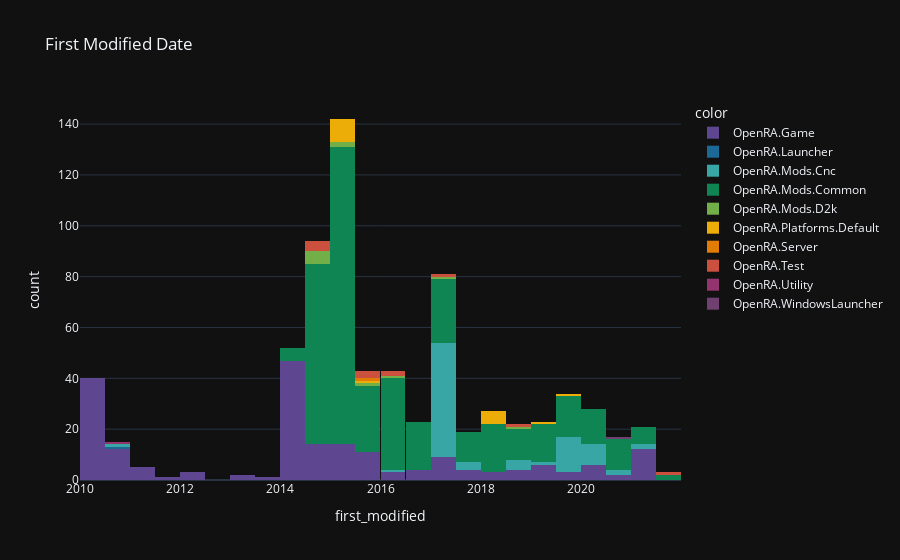

The notebook cell saved with this chart:
### Code cell
# Histogram of lines of code
fig = px.histogram(df_grouped,
                   x="first_modified",
                   color=df_grouped.index.get_level_values(1),
                   title='First Modified Date',
                   labels={'lines': 'Lines of Code'},
                   template=template,
                   color_discrete_sequence=theme)
fig.show()

### Figure 1 — Plotly figure (JSON) as saved in the notebook; plotly's stock layout.template omitted (floating-point values rounded to 4 significant figures; data arrays with more than 128 entries replaced by an {"elided": "..."} marker saying what was removed)
{"data": [{"alignmentgroup": "True", "bingroup": "x", "hovertemplate": "color=OpenRA.Game<br>first_modified=%{x}<br>count=%{y}<extra></extra>", "legendgroup": "OpenRA.Game", "marker": {"color": "rgb(95, 70, 144)", "pattern": {"shape": ""}}, "name": "OpenRA.Game", "offsetgroup": "OpenRA.Game", "orientation": "v", "showlegend": true, "type": "histogram", "x": {"elided": "206 str values"}, "xaxis": "x", "yaxis": "y"}, {"alignmentgroup": "True", "bingroup": "x", "hovertemplate": "color=OpenRA.Launcher<br>first_modified=%{x}<br>count=%{y}<extra></extra>", "legendgroup": "OpenRA.Launcher", "marker": {"color": "rgb(29, 105, 150)", "pattern": {"shape": ""}}, "name": "OpenRA.Launcher", "offsetgroup": "OpenRA.Launcher", "orientation": "v", "showlegend": true, "type": "histogram", "x": ["2010-10-26 03:04:49+13:00"], "xaxis": "x", "yaxis": "y"}, {"alignmentgroup": "True", "bingroup": "x", "hovertemplate": "color=OpenRA.Mods.Cnc<br>first_modified=%{x}<br>count=%{y}<extra></extra>", "legendgroup": "OpenRA.Mods.Cnc", "marker": {"color": "rgb(56, 166, 165)", "pattern": {"shape": ""}}, "name": "OpenRA.Mods.Cnc", "offsetgroup": "OpenRA.Mods.Cnc", "orientation": "v", "showlegend": true, "type": "histogram", "x": ["2017-02-02 09:34:12+02:00", "2017-02-12 01:08:31+01:00", "2017-02-12 01:08:31+01:00", "2018-12-25 13:57:57+01:00", "2017-02-12 01:08:31+01:00", "2017-02-02 21:14:03+01:00", "2019-12-09 01:56:41+01:00", "2019-11-25 22:52:26+01:00", "2010-09-09 23:43:29+12:00", "2017-10-22 16:25:32+00:00", "2017-02-12 01:08:31+01:00", "2017-02-12 01:08:31+01:00", "2019-12-09 01:56:41+01:00", "2017-05-24 21:12:12+00:00", "2017-05-24 21:12:12+00:00", "2017-05-24 21:12:12+00:00", "2017-06-09 15:58:00+00:00", "2017-05-24 21:12:12+00:00", "2017-05-24 21:12:12+00:00", "2019-12-09 01:57:06+01:00", "2019-12-01 17:17:36+01:00", "2021-01-10 09:49:52+01:00", "2017-06-09 15:58:00+00:00", "2020-04-25 21:08:11+02:00", "2019-12-01 17:17:36+01:00", "2017-05-24 21:12:12+00:00", "2017-05-24 21:12:12+00:00", "2017-05-24 21:12:12+00:00", "2020-07-26 10:40:30+10:00", "2017-05-24 21:12:12+00:00", "2017-05-24 21:12:12+00:00", "2017-05-24 21:12:12+00:00", "2020-01-31 14:54:57+01:00", "2020-01-31 14:54:57+01:00", "2017-02-12 01:08:31+01:00", "2017-06-09 15:58:00+00:00", "2017-06-09 15:58:00+00:00", "2017-06-09 15:58:00+00:00", "2020-06-20 20:59:04+02:00", "2016-06-11 18:53:55+02:00", "2017-02-12 01:08:31+01:00", "2019-11-18 23:56:31+01:00", "2020-10-08 22:42:06+01:00", "2019-12-01 17:17:36+01:00", "2019-11-18 23:56:31+01:00", "2019-11-18 23:56:31+01:00", "2017-02-02 21:14:03+01:00", "2017-02-04 17:48:55+00:00", "2017-02-12 01:08:31+01:00", "2020-01-31 14:54:57+01:00", "2017-02-12 01:08:31+01:00", "2018-07-05 21:12:30+00:00", "2017-02-12 01:08:31+01:00", "2019-08-26 10:04:39+01:00", "2018-12-25 13:57:57+01:00", "2017-03-26 18:27:11+00:00", "2017-02-12 01:08:31+01:00", "2017-10-22 16:25:32+00:00", "2017-02-12 01:08:31+01:00", "2017-02-12 01:08:31+01:00", "2017-02-12 01:08:31+01:00", "2017-02-12 01:08:31+01:00", "2017-02-12 01:08:31+01:00", "2017-02-12 01:08:31+01:00", "2019-05-04 21:07:44+03:00", "2017-07-14 02:28:01+02:00", "2018-07-03 22:11:20+00:00", "2020-05-07 20:48:26+02:00", "2020-01-31 14:54:57+01:00", "2019-11-18 23:18:34+01:00", "2019-11-18 23:18:34+01:00", "2017-04-20 20:50:04+02:00", "2017-02-02 21:14:03+01:00", "2017-04-20 20:50:04+02:00", "2017-02-02 21:14:03+01:00", "2017-02-02 21:14:03+01:00", "2017-02-02 21:14:03+01:00", "2017-05-24 21:12:12+00:00", "2019-11-18 23:18:34+01:00", "2021-01-10 09:49:52+01:00", "2020-04-25 21:08:11+02:00"], "xaxis": "x", "yaxis": "y"}, {"alignmentgroup": "True", "bingroup": "x", "hovertemplate": "color=OpenRA.Mods.Common<br>first_modified=%{x}<br>count=%{y}<extra></extra>", "legendgroup": "OpenRA.Mods.Common", "marker": {"color": "rgb(15, 133, 84)", "pattern": {"shape": ""}}, "name": "OpenRA.Mods.Common", "offsetgroup": "OpenRA.Mods.Common", "orientation": "v", "showlegend": true, "type": "histogram", "x": {"elided": "408 str values"}, "xaxis": "x", "yaxis": "y"}, {"alignmentgroup": "True", "bingroup": "x", "hovertemplate": "color=OpenRA.Mods.D2k<br>first_modified=%{x}<br>count=%{y}<extra></extra>", "legendgroup": "OpenRA.Mods.D2k", "marker": {"color": "rgb(115, 175, 72)", "pattern": {"shape": ""}}, "name": "OpenRA.Mods.D2k", "offsetgroup": "OpenRA.Mods.D2k", "orientation": "v", "showlegend": true, "type": "histogram", "x": ["2014-12-15 00:02:17+01:00", "2016-01-10 07:12:06+01:00", "2017-05-01 18:48:23+01:00", "2014-10-12 17:16:28+02:00", "2014-12-15 00:02:17+01:00", "2015-01-11 16:41:00+01:00", "2015-01-11 16:41:00+01:00", "2015-08-08 10:35:41+02:00", "2014-12-15 17:28:32+02:00", "2014-12-15 17:28:32+02:00", "2018-09-13 21:17:32+02:00"], "xaxis": "x", "yaxis": "y"}, {"alignmentgroup": "True", "bingroup": "x", "hovertemplate": "color=OpenRA.Platforms.Default<br>first_modified=%{x}<br>count=%{y}<extra></extra>", "legendgroup": "OpenRA.Platforms.Default", "marker": {"color": "rgb(237, 173, 8)", "pattern": {"shape": ""}}, "name": "OpenRA.Platforms.Default", "offsetgroup": "OpenRA.Platforms.Default", "orientation": "v", "showlegend": true, "type": "histogram", "x": ["2015-06-28 18:54:54+02:00", "2019-10-17 23:13:17+01:00", "2015-05-20 20:52:02+01:00", "2019-03-06 20:16:58+00:00", "2018-05-26 18:18:13+01:00", "2015-05-20 20:52:02+01:00", "2015-06-28 18:54:54+02:00", "2015-10-01 18:55:54+01:00", "2018-06-06 20:27:32+00:00", "2018-06-05 20:02:49+01:00", "2015-05-20 20:52:02+01:00", "2018-06-05 19:07:26+00:00", "2015-05-20 20:52:02+01:00", "2015-05-20 20:52:02+01:00", "2015-05-20 20:52:02+01:00", "2018-06-13 20:01:15+00:00", "2015-05-20 20:52:02+01:00"], "xaxis": "x", "yaxis": "y"}, {"alignmentgroup": "True", "bingroup": "x", "hovertemplate": "color=OpenRA.Server<br>first_modified=%{x}<br>count=%{y}<extra></extra>", "legendgroup": "OpenRA.Server", "marker": {"color": "rgb(225, 124, 5)", "pattern": {"shape": ""}}, "name": "OpenRA.Server", "offsetgroup": "OpenRA.Server", "orientation": "v", "showlegend": true, "type": "histogram", "x": ["2015-07-04 12:12:44+01:00"], "xaxis": "x", "yaxis": "y"}, {"alignmentgroup": "True", "bingroup": "x", "hovertemplate": "color=OpenRA.Test<br>first_modified=%{x}<br>count=%{y}<extra></extra>", "legendgroup": "OpenRA.Test", "marker": {"color": "rgb(204, 80, 62)", "pattern": {"shape": ""}}, "name": "OpenRA.Test", "offsetgroup": "OpenRA.Test", "orientation": "v", "showlegend": true, "type": "histogram", "x": ["2015-09-06 17:25:28+01:00", "2014-10-19 19:54:38+01:00", "2018-10-01 17:57:28+02:00", "2015-08-03 17:34:31+02:00", "2014-10-19 19:54:38+01:00", "2014-10-19 19:54:38+01:00", "2014-10-19 19:54:38+01:00", "2016-02-26 22:41:14+00:00", "2016-01-09 13:49:38+00:00", "2021-10-10 12:41:54+01:00", "2017-04-11 01:26:38-05:00", "2015-11-01 18:25:22+00:00"], "xaxis": "x", "yaxis": "y"}, {"alignmentgroup": "True", "bingroup": "x", "hovertemplate": "color=OpenRA.Utility<br>first_modified=%{x}<br>count=%{y}<extra></extra>", "legendgroup": "OpenRA.Utility", "marker": {"color": "rgb(148, 52, 110)", "pattern": {"shape": ""}}, "name": "OpenRA.Utility", "offsetgroup": "OpenRA.Utility", "orientation": "v", "showlegend": true, "type": "histogram", "x": ["2010-10-13 22:19:10+13:00"], "xaxis": "x", "yaxis": "y"}, {"alignmentgroup": "True", "bingroup": "x", "hovertemplate": "color=OpenRA.WindowsLauncher<br>first_modified=%{x}<br>count=%{y}<extra></extra>", "legendgroup": "OpenRA.WindowsLauncher", "marker": {"color": "rgb(111, 64, 112)", "pattern": {"shape": ""}}, "name": "OpenRA.WindowsLauncher", "offsetgroup": "OpenRA.WindowsLauncher", "orientation": "v", "showlegend": true, "type": "histogram", "x": ["2020-11-25 22:30:04+00:00"], "xaxis": "x", "yaxis": "y"}], "layout": {"barmode": "relative", "legend": {"title": {"text": "color"}, "tracegroupgap": 0}, "title": {"text": "First Modified Date"}, "xaxis": {"anchor": "y", "domain": [0, 1], "title": {"text": "first_modified"}}, "yaxis": {"anchor": "x", "domain": [0, 1], "title": {"text": "count"}}}}
